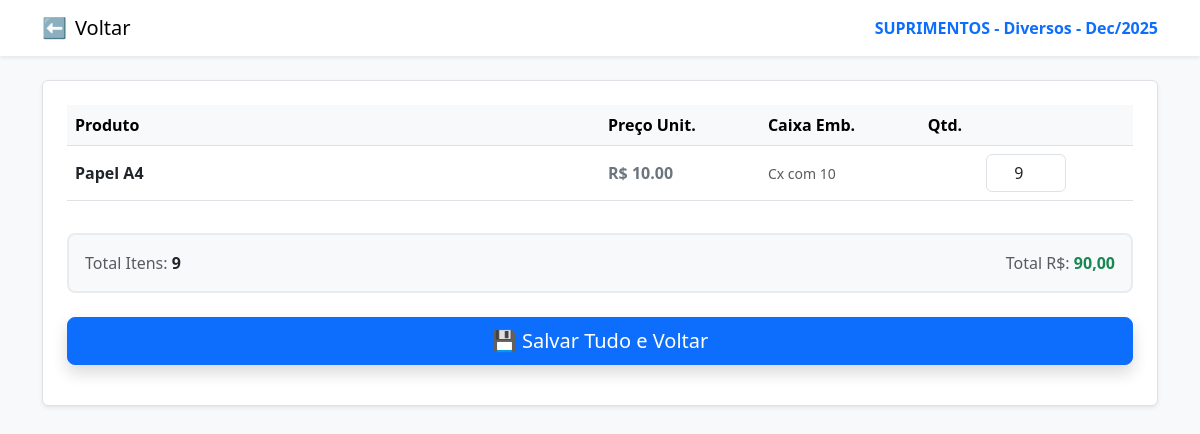
Screenshot of /pedido/form/1/SUPRIMENTOS (signed in) with the database file from the repository.
### app.py (models this page shows)
class Produto(db.Model):
    id = db.Column(db.Integer, primary_key=True)
    nome = db.Column(db.String(200), nullable=False)
    laboratorio = db.Column(db.String(100), nullable=False)
    grupo = db.Column(db.String(50), default='2.1')
    unidade_caixa = db.Column(db.Integer, default=1)
    preco = db.Column(db.Float, default=0.00)

class Periodo(db.Model):
    id = db.Column(db.Integer, primary_key=True)
    nome = db.Column(db.String(100), nullable=False)
    grupo_filtro = db.Column(db.String(50), nullable=False)
    data_limite = db.Column(db.Date, nullable=False)
    mes = db.Column(db.Integer, nullable=False)
    ano = db.Column(db.Integer, nullable=False)
    ativo = db.Column(db.Boolean, default=True)

### app.py (the view, shortened to what this page needs)
@app.route('/pedido/form/<int:periodo_id>/<laboratorio>', methods=['GET', 'POST'])
def pedido_form(periodo_id, laboratorio):
    if 'usuario_id' not in session: return redirect(url_for('login'))
    periodo = Periodo.query.get_or_404(periodo_id)
    if not periodo.ativo and session.get('funcao') != 'Admin':
        return redirect(url_for('dashboard_loja'))
    pedido_atual = Pedido.query.filter_by(usuario_id=session['usuario_id'], loja_id=session['loja_id'], periodo_id=periodo.id, status='Aberto').first()
    produtos = Produto.query.filter_by(laboratorio=laboratorio, grupo=periodo.grupo_filtro).order_by(Produto.nome).all()
    itens = ItemPedido.query.filter_by(pedido_id=pedido_atual.id).all()
    itens_salvos = {i.produto_id: i.quantidade for i in itens}
    return render_template('pedido_form.html', produtos=produtos, nome_periodo=periodo.nome, laboratorio_atual=laboratorio, itens_salvos=itens_salvos, periodo_id=periodo.id)

### templates/pedido_form.html (shortened to what this page needs)
<!DOCTYPE html>
<html lang="pt-br">
<head>
    <link href="https://cdn.jsdelivr.net/npm/bootstrap@5.3.0/dist/css/bootstrap.min.css" rel="stylesheet">
</head>
<body class="bg-light">
    <nav class="navbar navbar-light bg-white shadow-sm mb-4">
        <div class="container">
            <a class="navbar-brand d-flex align-items-center" href="{{ url_for('selecao_fabricante', periodo_id=periodo_id) }}">
                <span class="me-2">⬅️</span> Voltar
            </a>
            <span class="navbar-text fw-bold text-primary">{{ laboratorio_atual }} - {{ nome_periodo }}</span>
        </div>
    </nav>
    <div class="container mb-5">
        <form method="POST" id="form-pedido" action="{{ url_for('pedido_form', periodo_id=periodo_id, laboratorio=laboratorio_atual) }}">
            <div class="bg-white p-4 border rounded shadow-sm">
                <div class="table-responsive mb-3">
                    <table class="table table-hover align-middle">
                        <thead class="table-light">
                            <tr>
                                <th scope="col" style="width: 50%">Produto</th>
                                <th scope="col" style="width: 15%">Preço Unit.</th>
                                <th scope="col" style="width: 15%">Caixa Emb.</th>
                                <th scope="col" style="width: 20%">Qtd.</th>
                            </tr>
                        </thead>
                        <tbody>
                            {% for produto in produtos %}
                            <tr>
                                <td>
                                    <strong>{{ produto.nome }}</strong>
                                </td>
                                <td class="fw-bold text-secondary">R$ {{ "%.2f" % produto.preco }}</td>
                                <td class="text-muted small">Cx com {{ produto.unidade_caixa }}</td>
                                <td>
                                    <input type="number"
                                           class="form-control table-input mx-auto item-pedido inputs-navegaveis autosave-input"
                                           name="qtd_{{ produto.id }}"
                                           value="{{ itens_salvos.get(produto.id, '') }}"
                                           placeholder="0" min="0"
                                           data-caixa="{{ produto.unidade_caixa }}"
                                           data-preco="{{ produto.preco }}"
                                           data-prod-id="{{ produto.id }}"
                                           onchange="validarEAutoSalvar(this)"
                                           oninput="calcularTotais()">
                                </td>
                            </tr>
                            {% endfor %}
                        </tbody>
                    </table>
                </div>
                <div class="d-flex justify-content-between align-items-center p-3 total-bar mb-4">
                    <div><span class="text-muted">Total Itens:</span> <strong id="display-qtd-total">0</strong></div>
                    <div><span class="text-muted">Total R$:</span> <strong class="text-success" id="display-valor-total">0,00</strong></div>
                </div>
                <div class="d-grid gap-2 mt-4 mb-3">
                    <button type="submit" class="btn btn-primary btn-lg shadow">
                        💾 Salvar Tudo e Voltar
                    </button>
                </div>
            </div>
        </form>
    </div>
</body>
</html>

### templates/pedido_form.html (style rules this page uses)
.table-input { width: 80px; text-align: center; }
.total-bar { background-color: #f8f9fa; border: 2px solid #e9ecef; border-radius: 8px; }

### rows the page displays
Produto: laboratorio "SUPRIMENTOS", nome "Papel A4", preco "10.00", unidade_caixa "10", id "9"
Periodo: nome "Diversos - Dec/2025"
